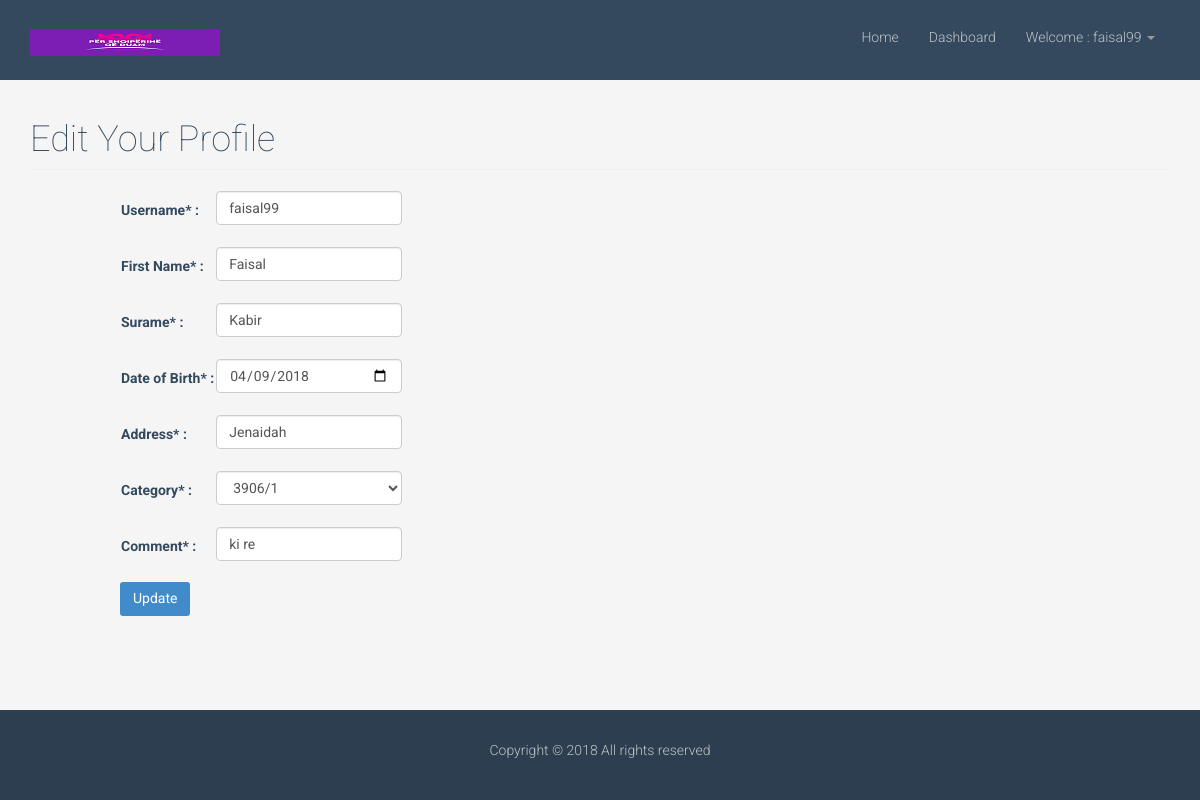
The page /editprofile.php (signed in) on the database its author committed.
### tables this page shows
CREATE TABLE `tbl_users` (
  `id` int(16) NOT NULL,
  `username` varchar(255) NOT NULL,
  `password` varchar(255) NOT NULL,
  `first_name` varchar(255) NOT NULL,
  `surname` varchar(255) NOT NULL,
  `date_of_birth` varchar(255) NOT NULL,
  `address` varchar(255) NOT NULL,
  `category` varchar(256) NOT NULL,
  `comment` varchar(256) NOT NULL,
  `group_id` int(16) NOT NULL DEFAULT '0',
  `business_id` int(16) NOT NULL DEFAULT '0',
  `comment_id` int(16) NOT NULL DEFAULT '0'
);

### lib/Database.php (called while the page is built, shortened)
<?php
Class Database{
	public $host   = DB_HOST;
	public $user   = DB_USER;
	public $pass   = DB_PASS;
	public $dbname = DB_NAME;
	public $link;
	private function connectDB(){
	$this->link = new mysqli($this->host, $this->user, $this->pass, $this->dbname);
 }
	public function select($query){
		$result = $this->link->query($query) or die($this->link->error.__LINE__);
		if($result->num_rows > 0){
			return $result;
		} else {
			return false;
		}
	}
}

### lib/Session.php (called while the page is built, shortened)
<?php
	class Session
	{
		public static function get($key){
			if(isset($_SESSION[$key])){
				return $_SESSION[$key];
		}else{
			return false;
		}
	}
}
 ?>

### editprofile.php (the view, shortened to what this page needs)
<?php include 'inc/header.php'; ?>
            <div class="container">
                <div class="row">
                    <div class="col-md-12">
                        <h1 class="page-header">
                            Edit Your Profile
                        </h1>
                    </div>
                </div>
            <?php
                $id = Session::get('userId');
                $category = Session::get('Category');
            ?>
            </div>
            <div class="main-center">
                <div class="row">
                    <div class="col-sm-6 col-md-6">
                        <?php
                $query = "select * from tbl_users where id='$id'";
                $singleuser = $db->select($query);
                if($singleuser){
                while ($result = $singleuser->fetch_assoc()) {
                ?>
                   <form action="" method="post" enctype="multipart/form-data">
                        <table class="form">
                            <tr>
                                <td>
                                    <label class="form-group">Username* :</label>
                                </td>
                                <td>
                                    <input name="username" class="form-control" type="text" value="<?php echo $result['username']; ?>" class="medium" /><br>
                                </td>
                            </tr>
                            <tr>
                                <td>
                                    <label class="form-group">First Name* :</label>
                                </td>
                                <td>
                                    <input name="first_name" class="form-control" type="text" value="<?php echo $result['first_name']; ?>" class="medium" /><br>
                                </td>
                            </tr>
                            <tr>
                                <td>
                                    <label class="form-group">Surame* :</label>
                                </td>
                                <td>
                                    <input name="surname" class="form-control" type="text" value="<?php echo $result['surname']; ?>" class="medium" /><br>
                                </td>
                            </tr>
                            <tr>
                                <td>
                                    <label class="form-group">Date of Birth* :</label>
                                </td>
                                <td>
                                    <input name="date_of_birth" class="form-control" type="date" value="<?php echo $result['date_of_birth']; ?>" class="medium" /><br>
                                </td>
                            </tr>
                            <tr>
                                <td>
                                    <label class="form-group">Address* :</label>
                                </td>
                                <td>
                                    <input name="address" class="form-control" type="text" value="<?php echo $result['address']; ?>" class="medium" /><br>
                                </td>
                            </tr>
                            <tr>
                                <td>
                                    <label class="form-group">Category* :</label>
                                </td>
                                <td>
                                    <select name="category" class="form-control" id="sel1"  required="required">
                    <?php
                        for($i = 3886; $i<=3907; $i++){
                          for($j=0 ;$j<=1;$j++){ ?>
                            <?php
                            $check_cat =  (string)$i;
                            if($j==1){
                                $check_cat.='/1';
                            }
                            ?>
                            <option value="<?php echo (string)$i; if($j==1){echo '/1';} ?>"  <?php if($check_cat==$category){echo 'selected';} ?> ><?php echo (string)$i ; if($j==1){echo '/1';}?></option>
                         <?php }  }
                     ?>
                                    </select><br>
                                </td>
                            </tr>
                            <tr>
                                <td>
                                    <label class="form-group">Comment* :</label>
                                </td>
                                <td>
                                    <input name="comment" class="form-control" type="text" value="<?php echo $result['comment']; ?>" class="medium" /><br>
                                </td>
                            </tr>
                        </table>
                        <button type="submit" class="btn btn-primary">Update</button>
                    </form>
                      <?php } } ?>
                    </div>
                </div>
            </div><br><br>
<?php include 'inc/footer.php'; ?>

### css/main.css (style rules this page uses)
body { padding-top: 80px; color: #34495e; background: #f5f5f5; font-family: 'Roboto', sans-serif; font-weight: 300; }
h1, h2, h3, h4, h5, h6 { font-family: 'Roboto', sans-serif; font-weight: 400; }
.btn { font-weight: 400; }
.row > div { margin-bottom: 10px; }
html, body { margin:0; height:100%; }
.main-center { margin: 0 auto; max-width: 80%; }
* { box-sizing: border-box; }
.container { padding-right: 15px; padding-left: 15px; margin-right: auto; margin-left: auto; }
.row { margin-right: -15px; margin-left: -15px; }
.col-lg-1, .col-lg-10, .col-lg-11, .col-lg-12, .col-lg-2, .col-lg-3, .col-lg-4, .col-lg-5, .col-lg-6, .col-lg-7, .col-lg-8, .col-lg-9, .col-md-1, .col-md-10, .col-md-11, .col-md-12, .col-md-2, .col-md-3, .col-md-4, .col-md-5, .col-md-6, .col-md-7, .col-md-8, .col-md-9, .col-sm-1, .col-sm-10, .col-sm-11, .col-sm-12, .col-sm-2, .col-sm-3, .col-sm-4, .col-sm-5, .col-sm-6, .col-sm-7, .col-sm-8, .col-sm-9, .col-xs-1, .col-xs-10, .col-xs-11, .col-xs-12, .col-xs-2, .col-xs-3, .col-xs-4, .col-xs-5, .col-xs-6, .col-xs-7, .col-xs-8, .col-xs-9 { position: relative; min-height: 1px; padding-right: 15px; padding-left: 15px; }
h1 { margin-top: 0.67em; margin-right: 0px; margin-bottom: 0.67em; margin-left: 0px; font-size: 30px; }
.h1, .h2, .h3, .h4, .h5, .h6, h1, h2, h3, h4, h5, h6 { font-family: inherit; font-weight: 500; line-height: 1.1; color: inherit; }
.h1, .h2, .h3, h1, h2, h3 { margin-top: 20px; margin-bottom: 10px; }
.h1, h1 { font-size: 36px; }
h1, h2, h3, h4, h5, h6 { font-weight: 100; }
.btn { display: inline-block; padding-top: 6px; padding-right: 12px; padding-bottom: 6px; padding-left: 12px; margin-bottom: 0px; font-size: 14px; font-weight: 400; line-height: 1.42857; text-align: center; white-space: nowrap; vertical-align: middle; touch-action: manipulation; cursor: pointer; user-select: none; background-image: none; border-top-width: 1px; border-right-width: 1px; border-bottom-width: 1px; border-left-width: 1px; border-top-style: solid; border-right-style: solid; border-bottom-style: solid; border-left-style: solid; border-top-color: transparent; border-right-color: transparent; border-bottom-color: transparent; border-left-color: transparent; border-image-source: initial; border-image-slice: initial; border-image-width: initial; border-image-outset: initial; border-image-repeat: initial; border-top-left-radius: 3px; border-top-right-radius: 3px; border-bottom-right-radius: 3px; border-bottom-left-radius: 3px; }

### rows shown on the page
tbl_users: username "faisal99", first_name "Faisal", surname "Kabir", date_of_birth "04/09/2018", address "Jenaidah", comment "ki re"

### other values the page prints
Session::get('username') "faisal99"
form field category "3906/1"
